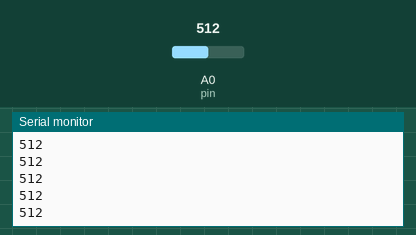
Simulated run of this sketch. Board: Arduino Uno, built with avr-gcc and run on an emulated ATmega328P. Shown: the last lines printed to the serial monitor. The test bench sets the inputs (shaded band); at power-on: A0 (pin) = 512.

Above: at 1.2 s.
1.3 s: A0 (pin) set to 716
At 1.9 s:
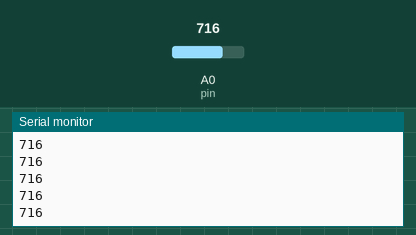
2.8 s: A0 (pin) set to 900
At 3.9 s:
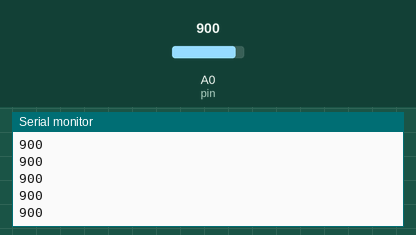
Timing chart, 0 to 5.8 s (numbered marks = the images above; inputs shaded):
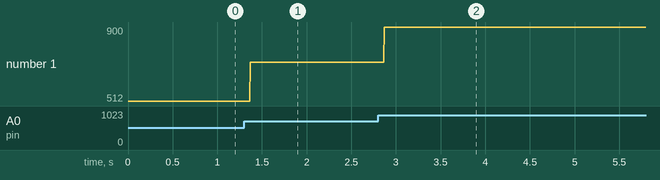

Measured:
- after the input at 1.3 s, the serial monitor: prints a new line after 0.07 s (image 1)
- after the input at 2.8 s, the serial monitor: prints a new line after 0.07 s (image 2)
- plotted number 1: 512 → 716 after the input at 1.3 s, 716 → 900 after the input at 2.8 s

The sketch:

homemade.ino
```cpp
// C++ code
//
int pin = A0;
int sensorValue = 0;
void setup()
{
 Serial.begin(9600);
}

void loop()
{
  sensorValue = analogRead(pin);
  Serial.println(sensorValue);

}
```
